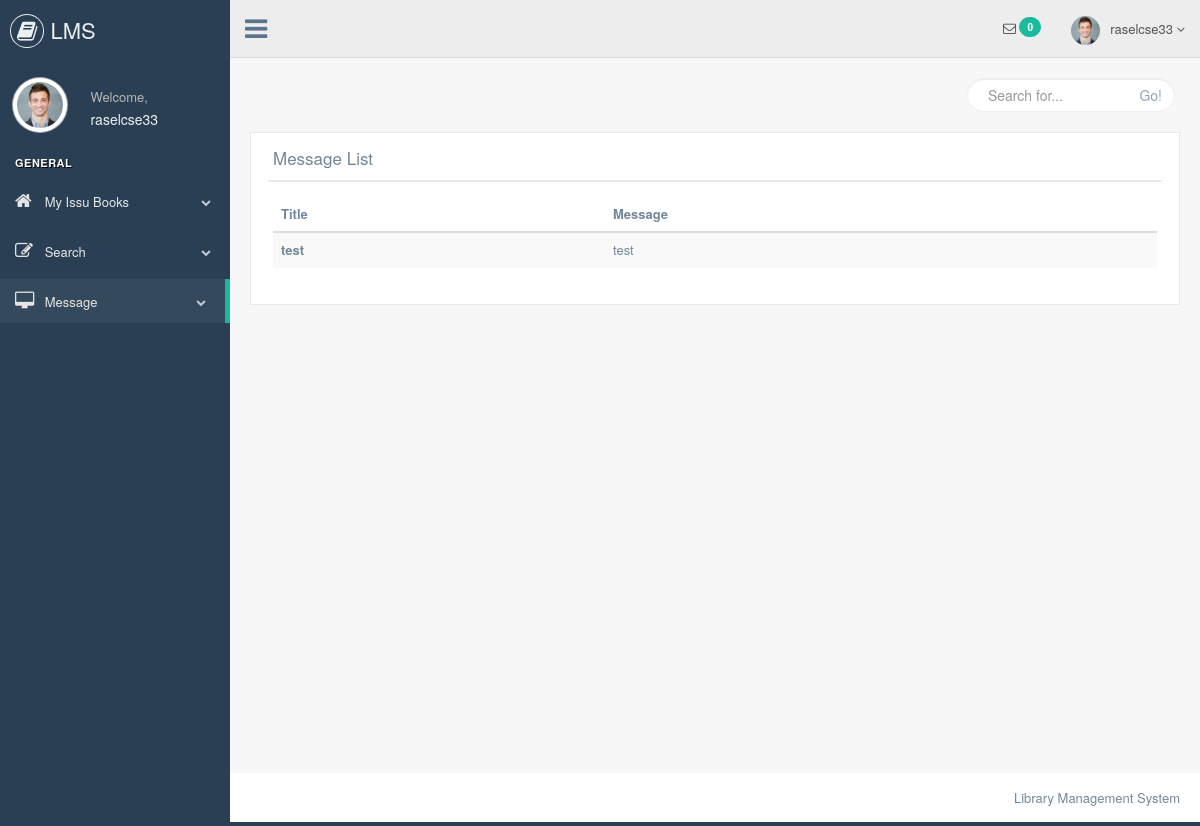
Screenshot of /student/readmessage.php (signed in) with the database file from the repository.
### tables this page shows
CREATE TABLE `message` (
  `id` int(11) NOT NULL,
  `user_name` varchar(255) NOT NULL,
  `student_name` varchar(255) NOT NULL,
  `title` varchar(255) NOT NULL,
  `msg` varchar(255) NOT NULL,
  `read_msg` varchar(10) NOT NULL
);

### student/readmessage.php (the view, shortened to what this page needs)
<?php include "header.php";?>
<?php include "connection.php";
?>
    <div class="right_col" role="main">
        <div class="">
            <div class="page-title">
                <div class="title_left">
                </div>
                <div class="title_right">
                    <div class="col-md-5 col-sm-5 col-xs-12 form-group pull-right top_search">
                        <div class="input-group">
                            <input type="text" class="form-control" placeholder="Search for...">
                <span class="input-group-btn">
                  <button class="btn btn-default" type="button">Go!</button>
                </span>
                        </div>
                    </div>
                </div>
            </div>
            <div class="clearfix"></div>
            <div class="row" style="min-height:500px">
                <div class="col-md-12 col-sm-12 col-xs-12">
                    <div class="x_panel">
                        <div class="x_title">
                            <h2>Message List</h2>
                            <div class="clearfix"></div>
                        </div>
                        <div class="x_content">
                            <form action="" method="POST">
                              <table class="table table-striped">
                              <thead>
                                <tr>
                                  <th scope="col">Title</th>
                                  <th scope="col">Message</th>
                                </tr>
                              </thead>
                              <tbody>
                                <tr>
                                    <?php
                                    $sql = "SELECT * FROM message WHERE user_name ='$_SESSION[username]'ORDER BY id DESC";
                                    $result = mysqli_query($conn,$sql);
                                    while($row = mysqli_fetch_assoc($result))
                                    {
                                    ?>
                                  <th scope="row"><?php echo $row['title']?></th>
                                  <td><?php echo $row['msg'];?></td>
                                  <?php }?>
                                </tr>
                              </tbody>
                            </table>
                            </form>
                        </div>
                    </div>
                </div>
            </div>
        </div>
    </div>
   <?php include "footer.php";?>

### student/header.php (shortened to what this page needs)
<?php
 include "connection.php";
 $sql = "SELECT * FROM message WHERE user_name = '$_SESSION[username]' AND read_msg ='n'";
 $result = mysqli_query($conn,$sql);
 $numberofrow = mysqli_num_rows($result);
 ?>
<!DOCTYPE html>
<html lang="en">
<head>
    <link href="css/bootstrap.min.css" rel="stylesheet">
    <link href="css/font-awesome.min.css" rel="stylesheet">
    <link href="css/nprogress.css" rel="stylesheet">
    <link href="css/custom.min.css" rel="stylesheet">
</head>
<body class="nav-md">
<div class="container body">
    <div class="main_container">
        <div class="col-md-3 left_col">
            <div class="left_col scroll-view">
                <div class="navbar nav_title" style="border: 0;">
                    <a href="#" class="site_title"><i class="fa fa-book"></i> <span>LMS</span></a>
                </div>
                <div class="profile clearfix">
                    <div class="profile_pic">
                        <img src="images/img.jpg" alt="..." class="img-circle profile_img">
                    </div>
                    <div class="profile_info">
                        <span>Welcome,</span>
                        <?php
                               $sql1 = "SELECT * FROM message WHERE user_name = '$_SESSION[username]'";
                                 $result = mysqli_query($conn,$sql1);
                                 $row =mysqli_fetch_assoc($result);
                               ?>
                        <h2><?php echo $row['user_name'];?></h2>
                    </div>
                    <div class="clearfix"></div>
                </div>
                <br/>
                <div id="sidebar-menu" class="main_menu_side hidden-print main_menu">
                    <div class="menu_section">
                        <h3>General</h3>
                        <ul class="nav side-menu">
                            <li><a href="myissubooks.php"><i class="fa fa-home"></i> My Issu Books <span class="fa fa-chevron-down"></span></a>
                            </li>
                            <li><a href="searchbooks.php"><i class="fa fa-edit"></i> Search <span class="fa fa-chevron-down"></span></a>
                            </li>
                            <li><a href="readmessage.php"><i class="fa fa-desktop"></i> Message <span
                                    class="fa fa-chevron-down"></span></a>
                            </li>
                        </ul>
                    </div>
                </div>
            </div>
        </div>
        <div class="top_nav">
            <div class="nav_menu">
                <nav>
                    <div class="nav toggle">
                        <a id="menu_toggle"><i class="fa fa-bars"></i></a>
                    </div>
                    <ul class="nav navbar-nav navbar-right">
                        <li class="">
                            <a href="javascript:;" class="user-profile dropdown-toggle" data-toggle="dropdown"
                               aria-expanded="false">
                                <img src="images/img.jpg" alt=""><?php echo $row['user_name'];?>
                                <span class=" fa fa-angle-down"></span>
                            </a>
                        </li>
                        <li role="presentation" class="dropdown">
                            <a href="readmessage.php"
                                <i class="fa fa-envelope-o"></i>
                                <span class="badge bg-green"><?php echo $numberofrow;?></span>
                            </a>
                        </li>
                    </ul>
                </nav>
            </div>
        </div>

### rows the page displays
message: user_name "raselcse33", title "test", msg "test"

### other values shown
$numberofrow "0"
